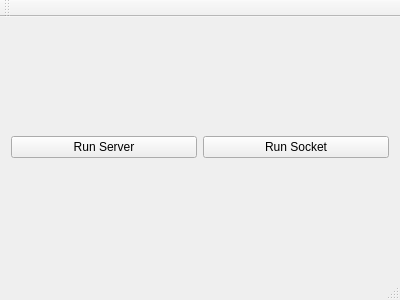
<?xml version="1.0" encoding="UTF-8"?>
<ui version="4.0">
 <class>MainWindow</class>
 <widget class="QMainWindow" name="MainWindow">
  <property name="geometry">
   <rect>
    <x>0</x>
    <y>0</y>
    <width>400</width>
    <height>300</height>
   </rect>
  </property>
  <property name="windowTitle">
   <string>MainWindow</string>
  </property>
  <widget class="QWidget" name="centralWidget">
   <layout class="QHBoxLayout" name="horizontalLayout">
    <item>
     <widget class="QPushButton" name="runServerButton">
      <property name="text">
       <string>Run Server</string>
      </property>
     </widget>
    </item>
    <item>
     <widget class="QPushButton" name="runSocketButton">
      <property name="text">
       <string>Run Socket</string>
      </property>
     </widget>
    </item>
   </layout>
  </widget>
  <widget class="QMenuBar" name="menuBar">
   <property name="geometry">
    <rect>
     <x>0</x>
     <y>0</y>
     <width>400</width>
     <height>27</height>
    </rect>
   </property>
  </widget>
  <widget class="QToolBar" name="mainToolBar">
   <attribute name="toolBarArea">
    <enum>TopToolBarArea</enum>
   </attribute>
   <attribute name="toolBarBreak">
    <bool>false</bool>
   </attribute>
  </widget>
  <widget class="QStatusBar" name="statusBar"/>
 </widget>
 <layoutdefault spacing="6" margin="11"/>
 <resources/>
 <connections/>
</ui>
